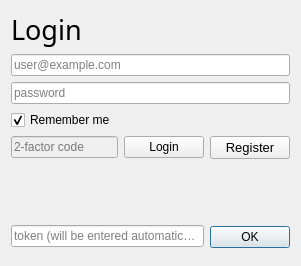
<?xml version="1.0" encoding="UTF-8"?>
<ui version="4.0">
 <class>LoginDialog</class>
 <widget class="QDialog" name="LoginDialog">
  <property name="geometry">
   <rect>
    <x>0</x>
    <y>0</y>
    <width>301</width>
    <height>266</height>
   </rect>
  </property>
  <property name="minimumSize">
   <size>
    <width>301</width>
    <height>266</height>
   </size>
  </property>
  <property name="windowTitle">
   <string>Dialog</string>
  </property>
  <layout class="QVBoxLayout" name="verticalLayout">
   <property name="sizeConstraint">
    <enum>QLayout::SetDefaultConstraint</enum>
   </property>
   <property name="bottomMargin">
    <number>6</number>
   </property>
   <item>
    <widget class="QLabel" name="titleLabel">
     <property name="font">
      <font>
       <family>Noto Sans</family>
       <pointsize>20</pointsize>
      </font>
     </property>
     <property name="text">
      <string>Login</string>
     </property>
    </widget>
   </item>
   <item>
    <widget class="QLineEdit" name="emailField">
     <property name="text">
      <string/>
     </property>
     <property name="placeholderText">
      <string>user@example.com</string>
     </property>
    </widget>
   </item>
   <item>
    <widget class="QLineEdit" name="passwordField">
     <property name="echoMode">
      <enum>QLineEdit::Password</enum>
     </property>
     <property name="placeholderText">
      <string>password</string>
     </property>
    </widget>
   </item>
   <item>
    <widget class="QCheckBox" name="rememberMeBox">
     <property name="text">
      <string>Remember me</string>
     </property>
     <property name="checked">
      <bool>true</bool>
     </property>
    </widget>
   </item>
   <item>
    <layout class="QHBoxLayout" name="horizontalLayout">
     <item>
      <widget class="QLineEdit" name="twoFactorAuthField">
       <property name="enabled">
        <bool>false</bool>
       </property>
       <property name="font">
        <font>
         <kerning>true</kerning>
        </font>
       </property>
       <property name="dragEnabled">
        <bool>false</bool>
       </property>
       <property name="placeholderText">
        <string>2-factor code</string>
       </property>
      </widget>
     </item>
     <item>
      <widget class="QPushButton" name="loginButton">
       <property name="text">
        <string>Login</string>
       </property>
      </widget>
     </item>
     <item>
      <widget class="QPushButton" name="registerButton">
       <property name="font">
        <font>
         <pointsize>10</pointsize>
         <italic>false</italic>
        </font>
       </property>
       <property name="text">
        <string>Register</string>
       </property>
      </widget>
     </item>
    </layout>
   </item>
   <item>
    <spacer name="bottomPartSpacer">
     <property name="orientation">
      <enum>Qt::Vertical</enum>
     </property>
     <property name="sizeHint" stdset="0">
      <size>
       <width>20</width>
       <height>40</height>
      </size>
     </property>
    </spacer>
   </item>
   <item>
    <layout class="QHBoxLayout" name="horizontalLayout_2">
     <item>
      <widget class="QLineEdit" name="tokenField">
       <property name="echoMode">
        <enum>QLineEdit::Normal</enum>
       </property>
       <property name="readOnly">
        <bool>false</bool>
       </property>
       <property name="placeholderText">
        <string>token (will be entered automatically)</string>
       </property>
      </widget>
     </item>
     <item>
      <widget class="QDialogButtonBox" name="dialogButton">
       <property name="orientation">
        <enum>Qt::Vertical</enum>
       </property>
       <property name="standardButtons">
        <set>QDialogButtonBox::Ok</set>
       </property>
       <property name="centerButtons">
        <bool>true</bool>
       </property>
      </widget>
     </item>
    </layout>
   </item>
  </layout>
 </widget>
 <resources/>
 <connections/>
</ui>
